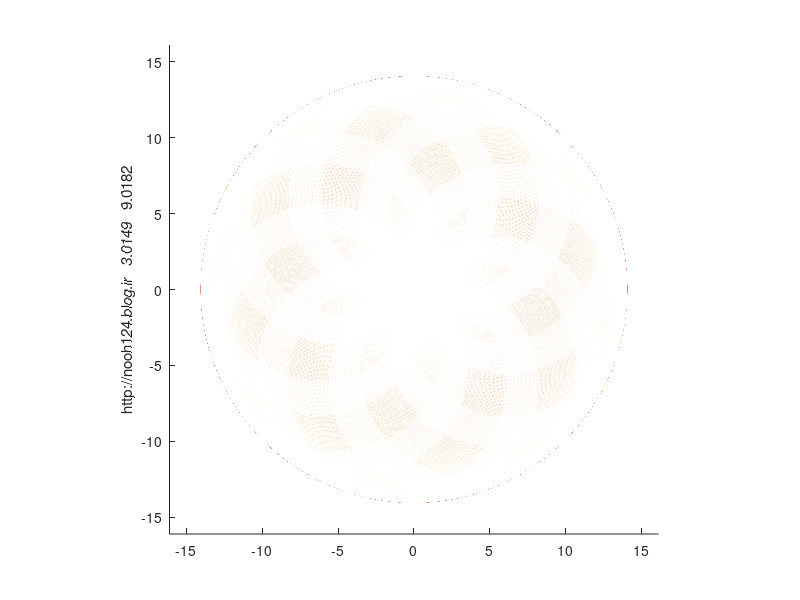

Reproduce this figure in MATLAB.
%in the name of God

hold on
r =7;

turn = 1000;
tetha = 0:0.03:2*turn*pi;
speed = s1 = 1.0005
x = cos(tetha) * r + cos(speed*tetha) * 7;
y = sin(tetha) * r + sin(speed*tetha) * 7;
plot(x, y, 'color', [210/255, 30/255, 47/255]);

turn = 80;
tetha = 0:0.01:2*turn*pi;
r1 = randi(15);
r2 = randi(200);
speed = s2 = r1 + 1 / r2;
x = cos(tetha) * r + cos(speed*tetha) * 7;
y = sin(tetha) * r + sin(speed*tetha) * 7;
plot(x, y, 'color', [216/255, 219/255, 35/255]);

turn = 80;
tetha = 0:0.01:2*turn*pi;
r1 = randi(15);
r2 = randi(200);
speed = s3 = r1 + 1 / r2;
x = cos(tetha) * r + cos(speed*tetha) * 7;
y = sin(tetha) * r + sin(speed*tetha) * 7;
plot(x, y, 'w');


ylabel( ['http://nooh124.blog.ir   ' ,num2str(s2),'   ' , num2str(s3)] )
axis equal;
axis([-16.1 16.1 -16.1 16.1])
print -dpng figure.png
